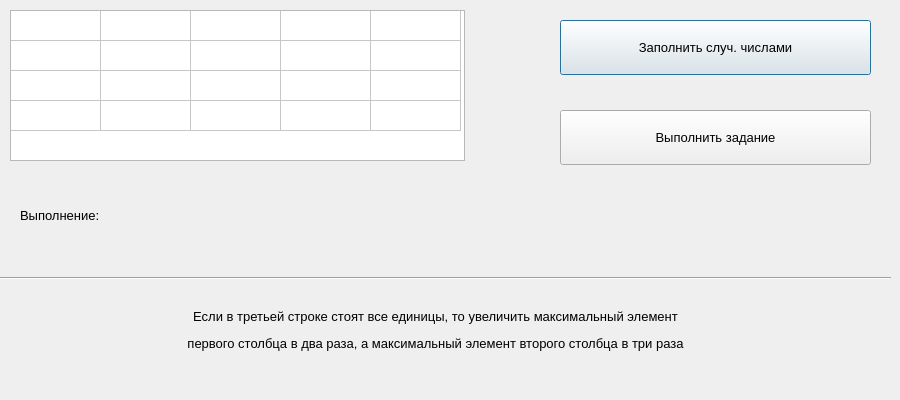
<?xml version="1.0" encoding="UTF-8"?>
<ui version="4.0">
 <class>Dialog</class>
 <widget class="QDialog" name="Dialog">
  <property name="geometry">
   <rect>
    <x>0</x>
    <y>0</y>
    <width>900</width>
    <height>400</height>
   </rect>
  </property>
  <property name="minimumSize">
   <size>
    <width>900</width>
    <height>400</height>
   </size>
  </property>
  <property name="maximumSize">
   <size>
    <width>900</width>
    <height>400</height>
   </size>
  </property>
  <property name="windowTitle">
   <string>Dialog</string>
  </property>
  <widget class="QTableWidget" name="tableWidget">
   <property name="enabled">
    <bool>true</bool>
   </property>
   <property name="geometry">
    <rect>
     <x>10</x>
     <y>10</y>
     <width>455</width>
     <height>151</height>
    </rect>
   </property>
   <property name="minimumSize">
    <size>
     <width>441</width>
     <height>0</height>
    </size>
   </property>
   <property name="maximumSize">
    <size>
     <width>455</width>
     <height>220</height>
    </size>
   </property>
   <property name="font">
    <font>
     <pointsize>10</pointsize>
    </font>
   </property>
   <property name="rowCount">
    <number>4</number>
   </property>
   <attribute name="horizontalHeaderVisible">
    <bool>false</bool>
   </attribute>
   <attribute name="horizontalHeaderCascadingSectionResizes">
    <bool>false</bool>
   </attribute>
   <attribute name="horizontalHeaderDefaultSectionSize">
    <number>90</number>
   </attribute>
   <attribute name="horizontalHeaderMinimumSectionSize">
    <number>55</number>
   </attribute>
   <attribute name="verticalHeaderVisible">
    <bool>false</bool>
   </attribute>
   <attribute name="verticalHeaderHighlightSections">
    <bool>false</bool>
   </attribute>
   <row>
    <property name="text">
     <string/>
    </property>
   </row>
   <row>
    <property name="text">
     <string/>
    </property>
   </row>
   <row>
    <property name="text">
     <string/>
    </property>
   </row>
   <row>
    <property name="text">
     <string/>
    </property>
   </row>
   <column>
    <property name="text">
     <string>C1</string>
    </property>
   </column>
   <column>
    <property name="text">
     <string>C2</string>
    </property>
   </column>
   <column>
    <property name="text">
     <string>C3</string>
    </property>
   </column>
   <column>
    <property name="text">
     <string>C4</string>
    </property>
   </column>
   <column>
    <property name="text">
     <string>C5</string>
    </property>
   </column>
  </widget>
  <widget class="QPushButton" name="btn_random_number">
   <property name="geometry">
    <rect>
     <x>560</x>
     <y>20</y>
     <width>311</width>
     <height>55</height>
    </rect>
   </property>
   <property name="font">
    <font>
     <family>Segoe UI</family>
     <pointsize>10</pointsize>
    </font>
   </property>
   <property name="text">
    <string>Заполнить случ. числами</string>
   </property>
  </widget>
  <widget class="QPushButton" name="btn_solve">
   <property name="geometry">
    <rect>
     <x>560</x>
     <y>110</y>
     <width>311</width>
     <height>55</height>
    </rect>
   </property>
   <property name="font">
    <font>
     <family>Segoe UI</family>
     <pointsize>10</pointsize>
    </font>
   </property>
   <property name="text">
    <string>Выполнить задание</string>
   </property>
  </widget>
  <widget class="QLabel" name="label_max_el">
   <property name="geometry">
    <rect>
     <x>20</x>
     <y>180</y>
     <width>351</width>
     <height>71</height>
    </rect>
   </property>
   <property name="font">
    <font>
     <family>Segoe UI</family>
     <pointsize>10</pointsize>
    </font>
   </property>
   <property name="text">
    <string>&lt;html&gt;&lt;head/&gt;&lt;body&gt;&lt;p&gt;Выполнение:&lt;/p&gt;&lt;/body&gt;&lt;/html&gt;</string>
   </property>
  </widget>
  <widget class="QLabel" name="label_task_1">
   <property name="geometry">
    <rect>
     <x>0</x>
     <y>270</y>
     <width>871</width>
     <height>121</height>
    </rect>
   </property>
   <property name="font">
    <font>
     <family>Segoe UI</family>
     <pointsize>10</pointsize>
    </font>
   </property>
   <property name="text">
    <string>&lt;html&gt;&lt;head/&gt;&lt;body&gt;&lt;p align=&quot;center&quot;&gt;Если в третьей строке стоят все единицы, то увеличить максимальный элемент&lt;/p&gt;&lt;p align=&quot;center&quot;&gt;первого столбца в два раза,  а максимальный элемент второго столбца в три раза&lt;/p&gt;&lt;/body&gt;&lt;/html&gt;</string>
   </property>
  </widget>
  <widget class="QLabel" name="label_error">
   <property name="geometry">
    <rect>
     <x>370</x>
     <y>200</y>
     <width>321</width>
     <height>51</height>
    </rect>
   </property>
   <property name="font">
    <font>
     <family>Segoe UI</family>
     <pointsize>13</pointsize>
     <weight>50</weight>
     <bold>false</bold>
    </font>
   </property>
   <property name="styleSheet">
    <string notr="true">color: rgb(170, 0, 0);</string>
   </property>
   <property name="text">
    <string/>
   </property>
  </widget>
  <widget class="Line" name="line">
   <property name="geometry">
    <rect>
     <x>0</x>
     <y>270</y>
     <width>891</width>
     <height>16</height>
    </rect>
   </property>
   <property name="orientation">
    <enum>Qt::Horizontal</enum>
   </property>
  </widget>
 </widget>
 <resources/>
 <connections/>
</ui>
